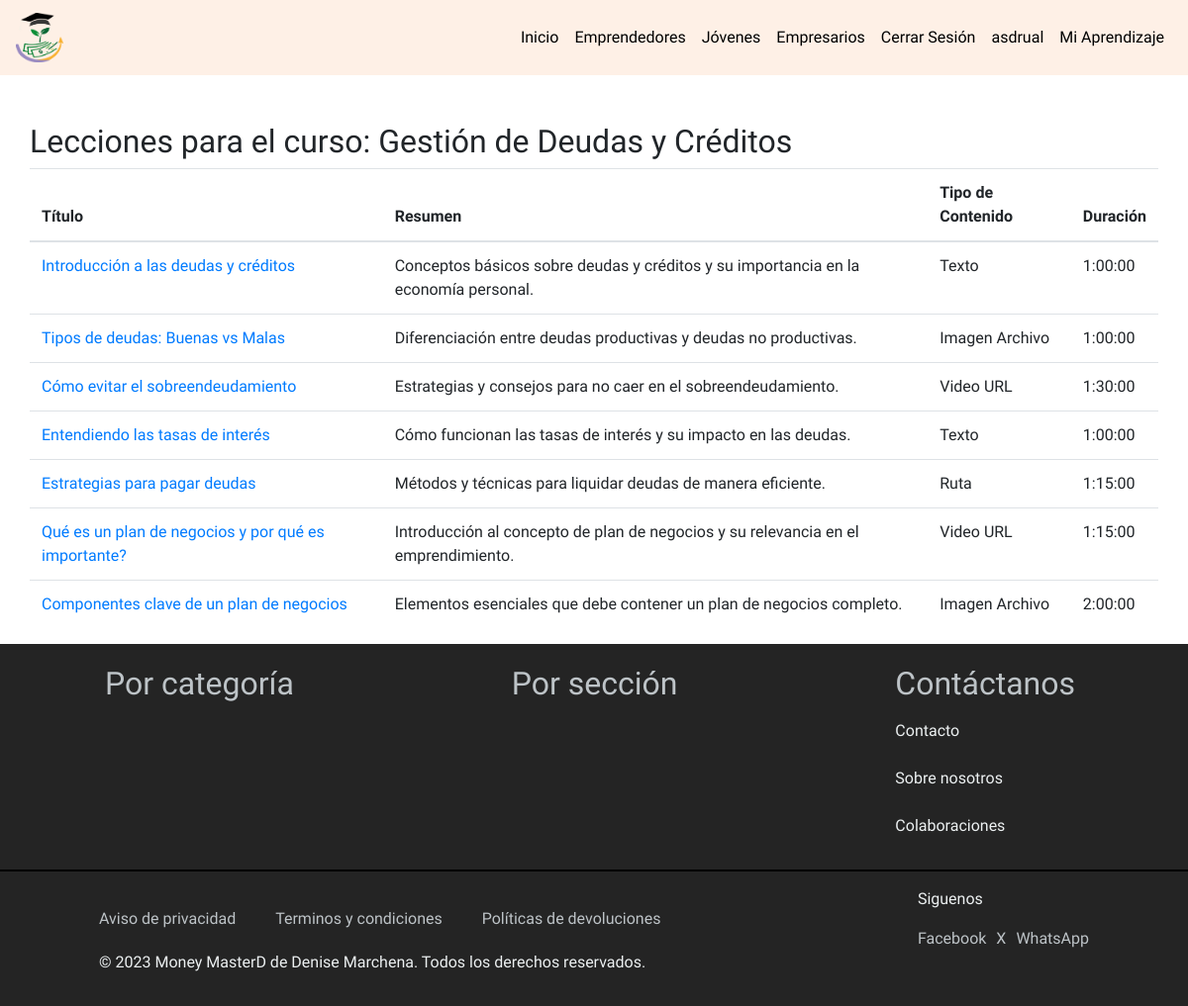
The page /contenido/curso/1/lecciones/ (signed in) on the database as committed earlier.
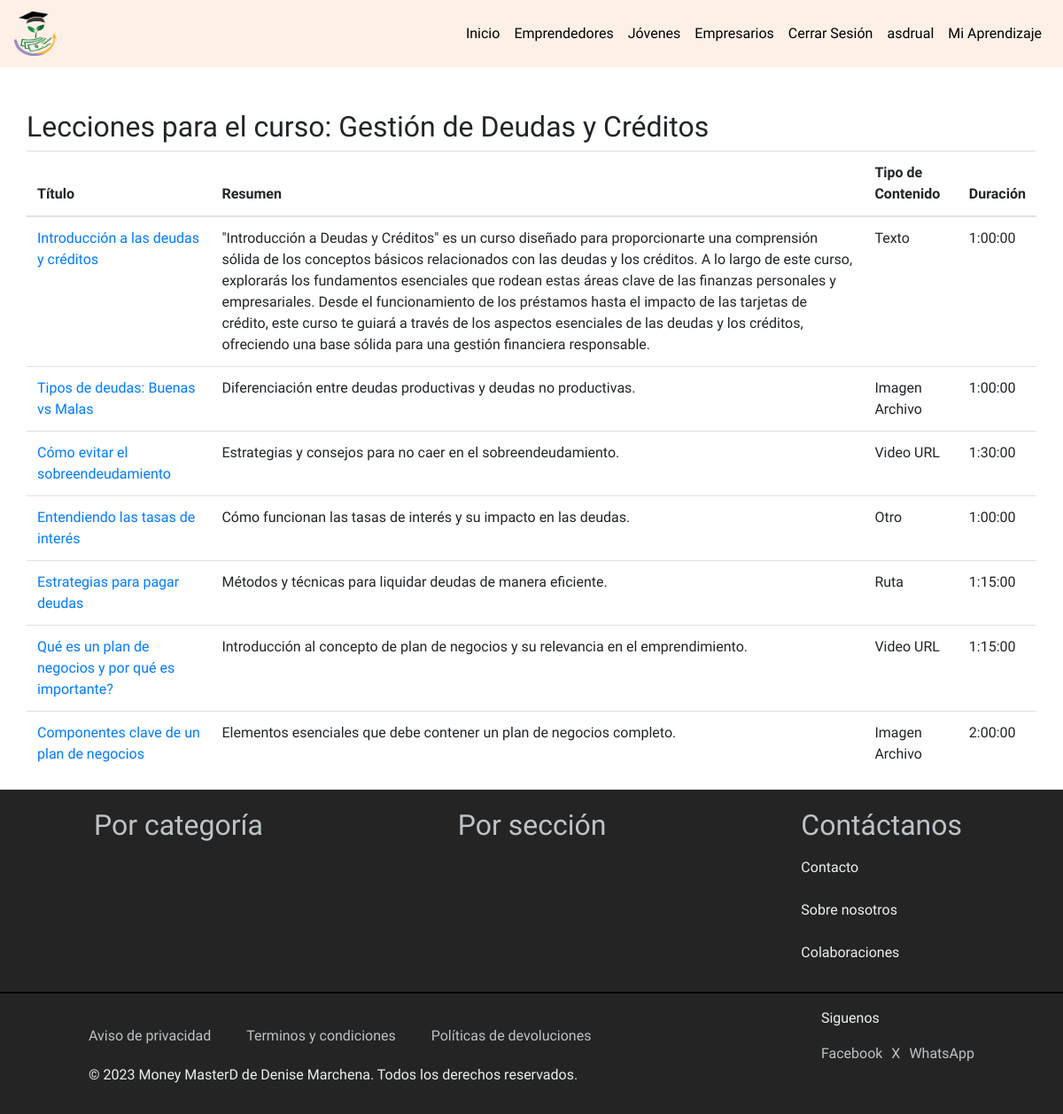
The same page on the database as committed later.
### Money/models.py (models this page shows, shortened)
class Leccion(models.Model):
    titulo = models.CharField(max_length=200)
    resumen = models.TextField(null=True, blank=True)  # Resumen de la lección
    duracion = models.DurationField(null=True, blank=True)  # Duración de la lección
    contenido = models.OneToOneField('Contenido', on_delete=models.CASCADE, related_name='leccion')
    curso = models.ForeignKey(Curso, on_delete=models.CASCADE, related_name='lecciones')
    orden = models.PositiveIntegerField()

class Contenido(models.Model):
    TEXTO = 'Texto'
    IMAGEN_URL = 'Imagen URL'
    IMAGEN_ARCHIVO = 'Imagen Archivo'  # Nueva opción para imagen desde archivo
    VIDEO_URL = 'Video URL'
    VIDEO_ARCHIVO = 'Video Archivo'  # Nueva opción para video desde archivo
    RUTA = 'Ruta'
    OTRO = 'Otro'
    TIPO_CONTENIDO_CHOICES = [
        (TEXTO, 'Texto'),
        (IMAGEN_URL, 'Imagen URL'),
        (IMAGEN_ARCHIVO, 'Imagen Archivo'),  # Agregamos una opción para imagen desde archivo
        (VIDEO_URL, 'Video URL'),
        (VIDEO_ARCHIVO, 'Video Archivo'),  # Agregamos una opción para video desde archivo
        (RUTA, 'Ruta'),
        (OTRO, 'Otro'),
    ]
    tipo = models.CharField(max_length=20, choices=TIPO_CONTENIDO_CHOICES, default=TEXTO)
    texto = models.TextField(blank=True, null=True)
    imagen_url = models.URLField(blank=True, null=True)
    imagen_archivo = models.ImageField(upload_to='media/galeria', blank=True, null=True)  # Campo para imágenes desde archivo
    video_url = models.URLField(blank=True, null=True)
    video_archivo = models.FileField(upload_to='media/videos', blank=True, null=True)  # Campo para videos desde archivo
    ruta = models.FileField(upload_to='media/rutas', blank=True, null=True)

### Money/views.py (the view)
# urls.py: path('contenido/curso/<int:curso_id>/lecciones/', views.lecciones_curso, name='lecciones_curso'),
@login_required
def lecciones_curso(request, curso_id):
    curso = get_object_or_404(Curso, id=curso_id)
    lecciones = Leccion.objects.filter(curso=curso)
    context = {
        'curso': curso,
        'lecciones': lecciones
    }
    return render(request, 'contenido/lecciones_curso.html', context)

### Money/templates/contenido/lecciones_curso.html
{% extends "base.html" %}
{% block content %}
<h2>Lecciones para el curso: {{ curso.titulo }}</h2>
<table class="table">
    <thead>
        <tr>
            <th>Título</th>
            <th>Resumen</th>
            <th>Tipo de Contenido</th>
            <th>Duración</th>
        </tr>
    </thead>
    <tbody>
        {% for leccion in lecciones %}
        <tr>
            <td><a href="{% url 'contenido_leccion' leccion.id %}">{{ leccion.titulo }}</a></td>
            <td>{{ leccion.resumen }}</td>
            <td>{{ leccion.contenido.tipo }}</td>
            <td>{{ leccion.duracion }}</td>
        </tr>
        {% endfor %}
    </tbody>
</table>
{% endblock %}

Rows that differ between the two databases and show on the page:
changed Leccion "Introducción a las deudas y créditos": resumen "Conceptos básicos sobre deudas y créditos y su importancia en la economía personal." → "\"Introducción a Deudas y Créditos\" es un curso diseñado para proporcionarte una comprensión sólida de los conceptos básicos relacionados con las deudas y los créditos. A lo largo de este curso, explorarás los fundamentos esenciales que rodean estas áreas clave de las finanzas personales y empresariales. Desde el funcionamiento de los préstamos hasta el impacto de las tarjetas de crédito, este curso te guiará a través de los aspectos esenciales de las deudas y los créditos, ofreciendo una base sólida para una gestión financiera responsable."
changed through a linked row, Leccion "Entendiendo las tasas de interés": contenido.tipo "Texto" → "Otro"
